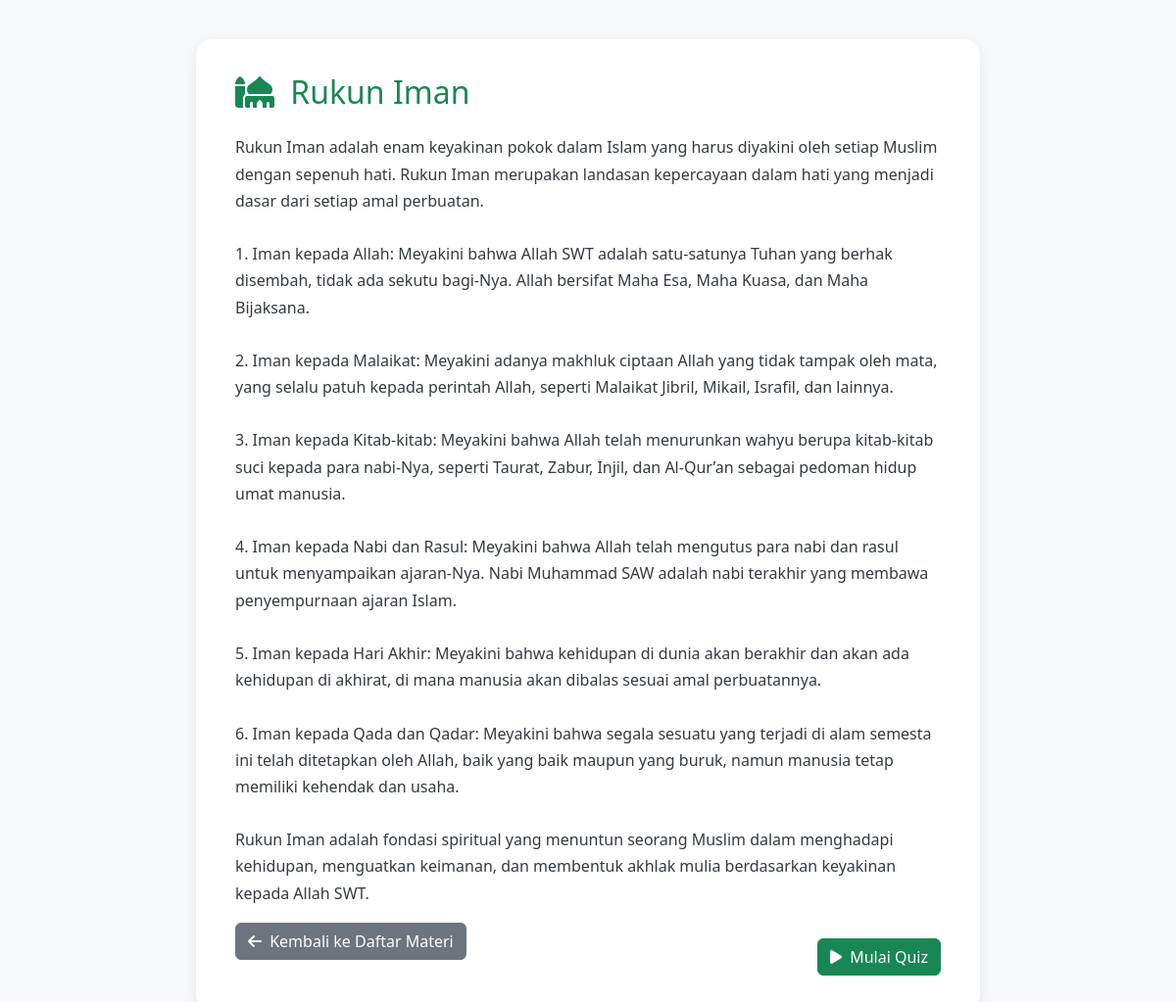
/materi.php?id=4, run on the app's committed database.
### tables this page shows
CREATE TABLE `materi` (
  `id` int(11) NOT NULL,
  `judul` varchar(100) DEFAULT NULL,
  `isi` longtext DEFAULT NULL
);

### materi.php (the view, shortened to what this page needs)
<?php
include "db.php";
$id = $_GET['id'] ?? 0;
$id = (int)$id;
$stmt = $conn->prepare("SELECT * FROM materi WHERE id = ?");
$stmt->bind_param("i", $id);
$stmt->execute();
$result = $stmt->get_result();
$materi = $result->fetch_assoc();
$slug = strtolower(str_replace(' ', '_', $materi['judul']));
?>
<!DOCTYPE html>
<html lang="id">
<head>
    <link href="https://cdn.jsdelivr.net/npm/bootstrap@5.3.0/dist/css/bootstrap.min.css" rel="stylesheet" />
    <link rel="stylesheet" href="https://cdnjs.cloudflare.com/ajax/libs/font-awesome/6.4.0/css/all.min.css">
</head>
<body>
    <div class="materi-container">
        <h2 class="mb-4 text-success">
            <i class="fas fa-mosque me-2"></i> <?= htmlspecialchars($materi['judul']) ?>
        </h2>
        <p><?= nl2br(htmlspecialchars($materi['isi'])) ?></p>
        <a href="index.php" class="btn btn-secondary">
            <i class="fas fa-arrow-left me-1"></i> Kembali ke Daftar Materi
        </a>
        <a href="mulai_quiz.php?materi=<?= urlencode($slug) ?>&id=<?= $materi['id'] ?>"
           class="btn btn-success mt-3 float-end">
           <i class="fas fa-play me-1"></i> Mulai Quiz
        </a>
    </div>
</body>
</html>

### materi.php (style rules this page uses)
body { background: #f8f9fa; min-height: 100vh; display: flex; justify-content: center; align-items: flex-start; padding: 40px 15px; font-family: 'Segoe UI', sans-serif; }
.materi-container { max-width: 800px; background: #fff; border-radius: 16px; box-shadow: 0 6px 16px rgba(0,0,0,0.08); padding: 35px 40px; animation: fadeIn 0.5s ease; }
h2 { color: #198754; font-size: 2rem; margin-bottom: 20px; }
p { line-height: 1.7; color: #343a40; white-space: pre-line; }

### data on the page
materi: judul "Rukun Iman", isi "Rukun Iman adalah enam keyakinan pokok dalam Islam yang harus diyakini oleh setiap Muslim dengan sepenuh hati. Rukun Iman merupakan landasan kepercayaan dalam hati yang menjadi dasar dari setiap amal perbuatan. 1. Iman kepada Allah: Meyakini bahwa Allah SWT adalah satu-satunya Tuhan yang berhak disembah, tidak ada sekutu bagi-Nya. Allah bersifat Maha Esa, Maha Kuasa, dan Maha Bijaksana. 2. Iman kepada Malaikat: Meyakini adanya makhluk ciptaan Allah yang tidak tampak oleh mata, yang selalu patuh kepada perintah Allah, seperti Malaikat Jibril, Mikail, Israfil, dan lainnya. 3. Iman kepada Kitab-kitab: Meyakini bahwa Allah telah menurunkan wahyu berupa kitab-kitab suci kepada para nabi-Nya,…"
